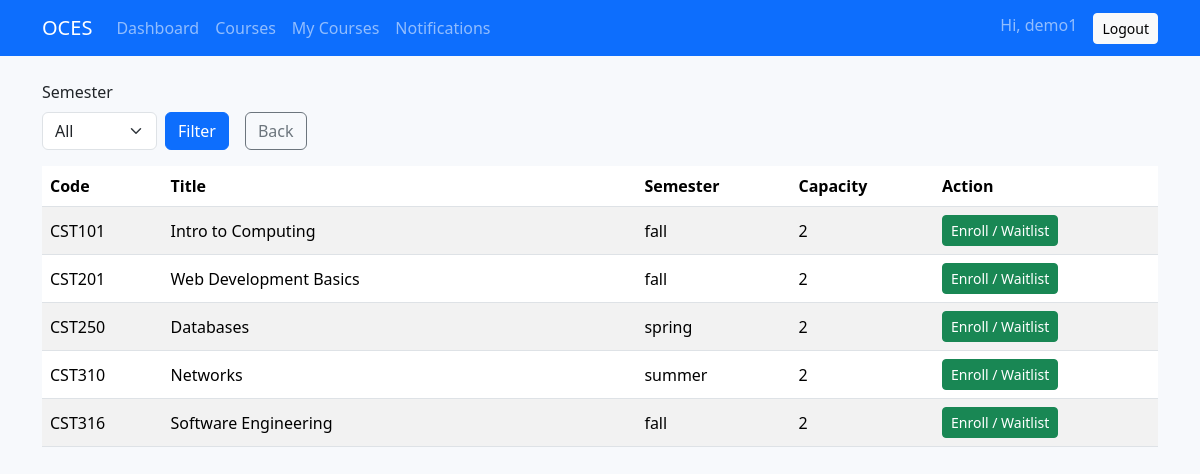
The page /list_courses.php (signed in) on the database its author committed.
### tables this page shows
CREATE TABLE courses (
  id INT AUTO_INCREMENT PRIMARY KEY,
  code VARCHAR(20) NOT NULL,
  title VARCHAR(255) NOT NULL,
  semester ENUM('spring','summer','fall') NOT NULL,
  capacity INT NOT NULL,
  created_at TIMESTAMP NOT NULL DEFAULT CURRENT_TIMESTAMP,
  UNIQUE KEY uk_courses_code_sem (code, semester)
);

### list_courses.php (the view, shortened to what this page needs)
<?php
require_once __DIR__ . '/db.php';
require_once __DIR__ . '/layout.php';
$semester = $_GET['semester'] ?? '';
if ($semester) {
    $stmt = $mysqli->prepare("SELECT id AS course_id, code, title, semester, capacity FROM courses WHERE semester=? ORDER BY code");
    $stmt->bind_param('s', $semester); $stmt->execute();
    $courses = $stmt->get_result();
} else {
    $courses = $mysqli->query("SELECT id AS course_id, code, title, semester, capacity FROM courses ORDER BY code");
}
page_header('Courses');
?>
<div class="d-flex align-items-end gap-3 mb-3">
  <form method="get" class="d-flex gap-2 flex-wrap">
    <div>
      <label class="form-label">Semester</label>
      <select class="form-select" name="semester">
        <option value="">All</option>
      </select>
    </div>
    <button class="btn btn-primary align-self-end" type="submit">Filter</button>
  </form>
  <a class="btn btn-outline-secondary align-self-end" href="dashboard.php">Back</a>
</div>
<table class="table table-striped">
  <thead><tr><th>Code</th><th>Title</th><th>Semester</th><th>Capacity</th><th>Action</th></tr></thead>
  <tbody>
  <?php while($c = $courses->fetch_assoc()): ?>
    <tr>
      <td><?php echo htmlspecialchars($c['code']); ?></td>
      <td class="min-w-280"><?php echo htmlspecialchars($c['title']); ?></td>
      <td><?php echo htmlspecialchars($c['semester']); ?></td>
      <td><?php echo (int)$c['capacity']; ?></td>
      <td>
        <form method="post" action="register_course.php" class="d-inline">
          <button class="btn btn-sm btn-success" type="submit">Enroll / Waitlist</button>
        </form>
      </td>
    </tr>
  <?php endwhile; ?>
  </tbody>
</table>
<?php page_footer(); ?>

### layout.php
<?php
function page_header($title = 'OCES') {
  $username = $_SESSION['username'] ?? null;
  echo <<<HTML
<!doctype html>
<html lang="en">
<head>
  <meta charset="utf-8">
  <meta name="viewport" content="width=device-width, initial-scale=1">
  <title>{$title}</title>
  <link href="https://cdn.jsdelivr.net/npm/bootstrap@5.3.3/dist/css/bootstrap.min.css" rel="stylesheet">
  <link href="style.css" rel="stylesheet">
</head>
<body>
<nav class="navbar navbar-expand-lg navbar-dark bg-primary">
  <div class="container">
    <a class="navbar-brand" href="index.php">OCES</a>
    <button class="navbar-toggler" type="button" data-bs-toggle="collapse" data-bs-target="#navbars"
      aria-controls="navbars" aria-expanded="false" aria-label="Toggle navigation">
      <span class="navbar-toggler-icon"></span>
    </button>
    <div class="collapse navbar-collapse" id="navbars">
      <ul class="navbar-nav me-auto mb-2 mb-lg-0">
HTML;
  if ($username) {
    echo '<li class="nav-item"><a class="nav-link" href="dashboard.php">Dashboard</a></li>';
    echo '<li class="nav-item"><a class="nav-link" href="list_courses.php">Courses</a></li>';
    echo '<li class="nav-item"><a class="nav-link" href="my_courses.php">My Courses</a></li>';
    echo '<li class="nav-item"><a class="nav-link" href="notifications.php">Notifications</a></li>';
  }
  echo '</ul><ul class="navbar-nav ms-auto">';
  if ($username) {
    $safe = htmlspecialchars($username);
    echo "<li class='nav-item'><span class='navbar-text me-3'>Hi, {$safe}</span></li>";
    echo "<li class='nav-item'><a class='btn btn-light btn-sm' href='logout.php'>Logout</a></li>";
  } else {
    echo "<li class='nav-item me-2'><a class='btn btn-light btn-sm' href='login.php'>Login</a></li>";
    echo "<li class='nav-item'><a class='btn btn-outline-light btn-sm' href='register.php'>Register</a></li>";
  }
  echo <<<HTML
      </ul>
    </div>
  </div>
</nav>
<main class="container py-4">
HTML;
}
function page_footer() {
  echo <<<HTML
</main>
<script src="https://cdn.jsdelivr.net/npm/bootstrap@5.3.3/dist/js/bootstrap.bundle.min.js"></script>
</body>
</html>
HTML;
}
?>

### style.css (style rules this page uses)
body { background: #f7f9fc; }
.table td, .table th { vertical-align: middle; }
.form-control, .form-select { max-width: 420px; }
.min-w-280 { min-width: 280px; }

### rows shown on the page
courses: code "CST101", title "Intro to Computing", semester "fall", capacity "2"
courses: code "CST201", title "Web Development Basics", semester "fall", capacity "2"
courses: code "CST250", title "Databases", semester "spring", capacity "2"
courses: code "CST310", title "Networks", semester "summer", capacity "2"
courses: code "CST316", title "Software Engineering", semester "fall", capacity "2"

### other values the page prints
$safe "demo1"
